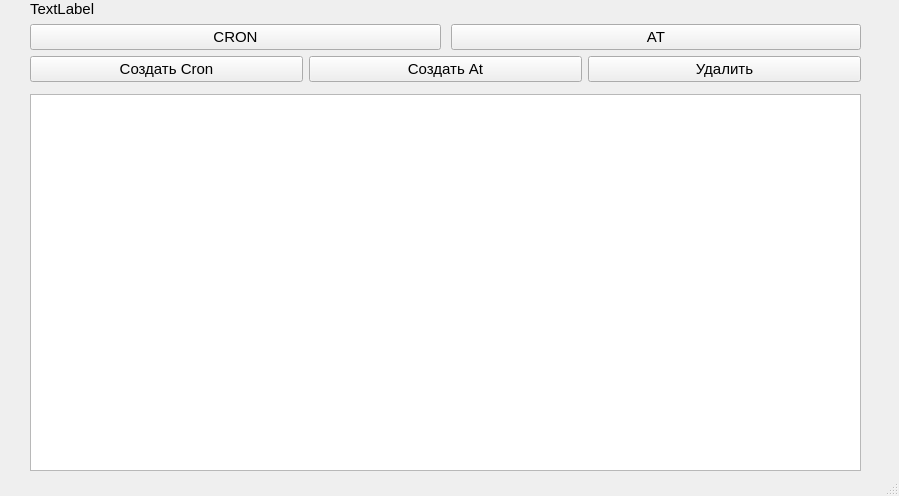
<?xml version="1.0" encoding="UTF-8"?>
<ui version="4.0">
 <class>MainWindow</class>
 <widget class="QMainWindow" name="MainWindow">
  <property name="geometry">
   <rect>
    <x>0</x>
    <y>0</y>
    <width>899</width>
    <height>496</height>
   </rect>
  </property>
  <property name="minimumSize">
   <size>
    <width>899</width>
    <height>496</height>
   </size>
  </property>
  <property name="maximumSize">
   <size>
    <width>899</width>
    <height>496</height>
   </size>
  </property>
  <property name="font">
   <font>
    <pointsize>11</pointsize>
   </font>
  </property>
  <property name="windowTitle">
   <string>CronAtManager</string>
  </property>
  <property name="animated">
   <bool>true</bool>
  </property>
  <widget class="QWidget" name="centralwidget">
   <widget class="QWidget" name="layoutWidget">
    <property name="geometry">
     <rect>
      <x>30</x>
      <y>0</y>
      <width>831</width>
      <height>471</height>
     </rect>
    </property>
    <layout class="QVBoxLayout" name="verticalLayout_3">
     <item>
      <layout class="QVBoxLayout" name="verticalLayout">
       <item>
        <widget class="QLabel" name="labe_type">
         <property name="text">
          <string>TextLabel</string>
         </property>
        </widget>
       </item>
       <item>
        <layout class="QVBoxLayout" name="verticalLayout_2">
         <item>
          <layout class="QHBoxLayout" name="horizontalLayout" stretch="1,1,8">
           <property name="spacing">
            <number>10</number>
           </property>
           <property name="sizeConstraint">
            <enum>QLayout::SizeConstraint::SetFixedSize</enum>
           </property>
           <property name="leftMargin">
            <number>0</number>
           </property>
           <property name="topMargin">
            <number>0</number>
           </property>
           <property name="rightMargin">
            <number>0</number>
           </property>
           <property name="bottomMargin">
            <number>0</number>
           </property>
           <item>
            <widget class="QPushButton" name="pushButton_CronList">
             <property name="text">
              <string>CRON</string>
             </property>
            </widget>
           </item>
           <item>
            <widget class="QPushButton" name="pushButton_AtList">
             <property name="text">
              <string>AT</string>
             </property>
            </widget>
           </item>
           <item>
            <layout class="QHBoxLayout" name="horizontalLayout_4"/>
           </item>
          </layout>
         </item>
         <item>
          <layout class="QHBoxLayout" name="horizontalLayout_2"/>
         </item>
         <item>
          <layout class="QHBoxLayout" name="horizontalLayout_3">
           <item>
            <widget class="QPushButton" name="pushButton_CronCreate">
             <property name="text">
              <string>Создать Cron</string>
             </property>
            </widget>
           </item>
           <item>
            <widget class="QPushButton" name="pushButton_AtCreate">
             <property name="text">
              <string>Создать At</string>
             </property>
            </widget>
           </item>
           <item>
            <widget class="QPushButton" name="pushButton_clear">
             <property name="text">
              <string>Удалить</string>
             </property>
            </widget>
           </item>
          </layout>
         </item>
         <item>
          <widget class="QWidget" name="widget" native="true"/>
         </item>
         <item>
          <widget class="QTableWidget" name="table"/>
         </item>
        </layout>
       </item>
      </layout>
     </item>
    </layout>
   </widget>
  </widget>
  <widget class="QStatusBar" name="statusbar"/>
 </widget>
 <resources/>
 <connections/>
</ui>
